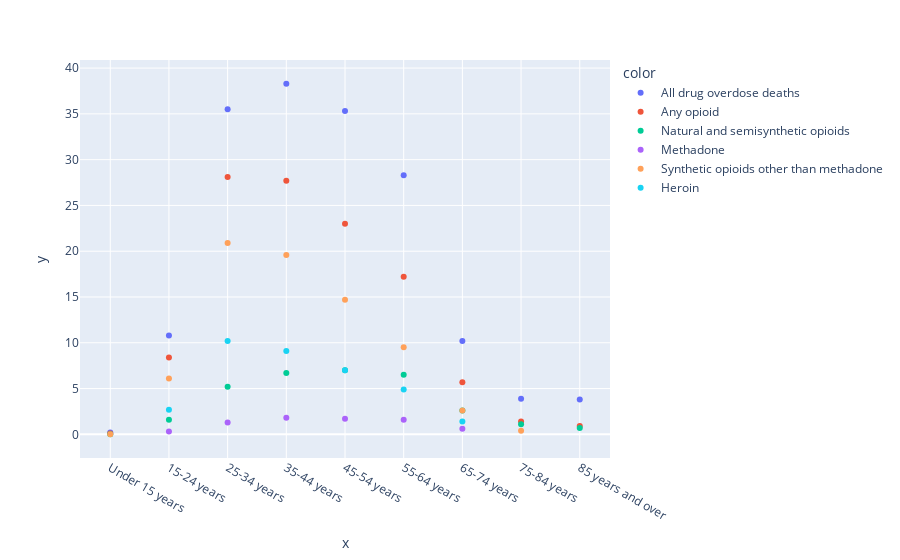

The notebook cell this image was saved under:
### Code cell
import plotly.graph_objects as go
import plotly.express as px

#df = px.data.gapminder()

fig = px.scatter(x= filtered_data['STUB_LABEL'], y=filtered_data['ESTIMATE'],
	             color=filtered_data["PANEL"])
fig.show()

### Figure 1 — Plotly figure (JSON) as saved in the notebook; plotly's stock layout.template omitted (floating-point values rounded to 4 significant figures)
{"data": [{"hovertemplate": "color=All drug overdose deaths<br>x=%{x}<br>y=%{y}<extra></extra>", "legendgroup": "All drug overdose deaths", "marker": {"color": "#636efa", "symbol": "circle"}, "mode": "markers", "name": "All drug overdose deaths", "orientation": "v", "showlegend": true, "type": "scatter", "x": ["Under 15 years", "15-24 years", "25-34 years", "35-44 years", "45-54 years", "55-64 years", "65-74 years", "75-84 years", "85 years and over"], "xaxis": "x", "y": [0.2, 10.8, 35.5, 38.3, 35.3, 28.3, 10.2, 3.9, 3.8], "yaxis": "y"}, {"hovertemplate": "color=Any opioid<br>x=%{x}<br>y=%{y}<extra></extra>", "legendgroup": "Any opioid", "marker": {"color": "#EF553B", "symbol": "circle"}, "mode": "markers", "name": "Any opioid", "orientation": "v", "showlegend": true, "type": "scatter", "x": ["Under 15 years", "15-24 years", "25-34 years", "35-44 years", "45-54 years", "55-64 years", "65-74 years", "75-84 years", "85 years and over"], "xaxis": "x", "y": [0.1, 8.4, 28.1, 27.7, 23, 17.2, 5.7, 1.4, 0.9], "yaxis": "y"}, {"hovertemplate": "color=Natural and semisynthetic opioids<br>x=%{x}<br>y=%{y}<extra></extra>", "legendgroup": "Natural and semisynthetic opioids", "marker": {"color": "#00cc96", "symbol": "circle"}, "mode": "markers", "name": "Natural and semisynthetic opioids", "orientation": "v", "showlegend": true, "type": "scatter", "x": ["Under 15 years", "15-24 years", "25-34 years", "35-44 years", "45-54 years", "55-64 years", "65-74 years", "75-84 years", "85 years and over"], "xaxis": "x", "y": [0, 1.6, 5.2, 6.7, 7, 6.5, 2.6, 1.1, 0.7], "yaxis": "y"}, {"hovertemplate": "color=Methadone<br>x=%{x}<br>y=%{y}<extra></extra>", "legendgroup": "Methadone", "marker": {"color": "#ab63fa", "symbol": "circle"}, "mode": "markers", "name": "Methadone", "orientation": "v", "showlegend": true, "type": "scatter", "x": ["Under 15 years", "15-24 years", "25-34 years", "35-44 years", "45-54 years", "55-64 years", "65-74 years", "75-84 years", "85 years and over"], "xaxis": "x", "y": [null, 0.3, 1.3, 1.8, 1.7, 1.6, 0.6, null, null], "yaxis": "y"}, {"hovertemplate": "color=Synthetic opioids other than methadone<br>x=%{x}<br>y=%{y}<extra></extra>", "legendgroup": "Synthetic opioids other than methadone", "marker": {"color": "#FFA15A", "symbol": "circle"}, "mode": "markers", "name": "Synthetic opioids other than methadone", "orientation": "v", "showlegend": true, "type": "scatter", "x": ["Under 15 years", "15-24 years", "25-34 years", "35-44 years", "45-54 years", "55-64 years", "65-74 years", "75-84 years", "85 years and over"], "xaxis": "x", "y": [0, 6.1, 20.9, 19.6, 14.7, 9.5, 2.6, 0.4, null], "yaxis": "y"}, {"hovertemplate": "color=Heroin<br>x=%{x}<br>y=%{y}<extra></extra>", "legendgroup": "Heroin", "marker": {"color": "#19d3f3", "symbol": "circle"}, "mode": "markers", "name": "Heroin", "orientation": "v", "showlegend": true, "type": "scatter", "x": ["Under 15 years", "15-24 years", "25-34 years", "35-44 years", "45-54 years", "55-64 years", "65-74 years", "75-84 years", "85 years and over"], "xaxis": "x", "y": [null, 2.7, 10.2, 9.1, 7, 4.9, 1.4, null, null], "yaxis": "y"}], "layout": {"legend": {"title": {"text": "color"}, "tracegroupgap": 0}, "margin": {"t": 60}, "xaxis": {"anchor": "y", "domain": [0, 1], "title": {"text": "x"}}, "yaxis": {"anchor": "x", "domain": [0, 1], "title": {"text": "y"}}}}
